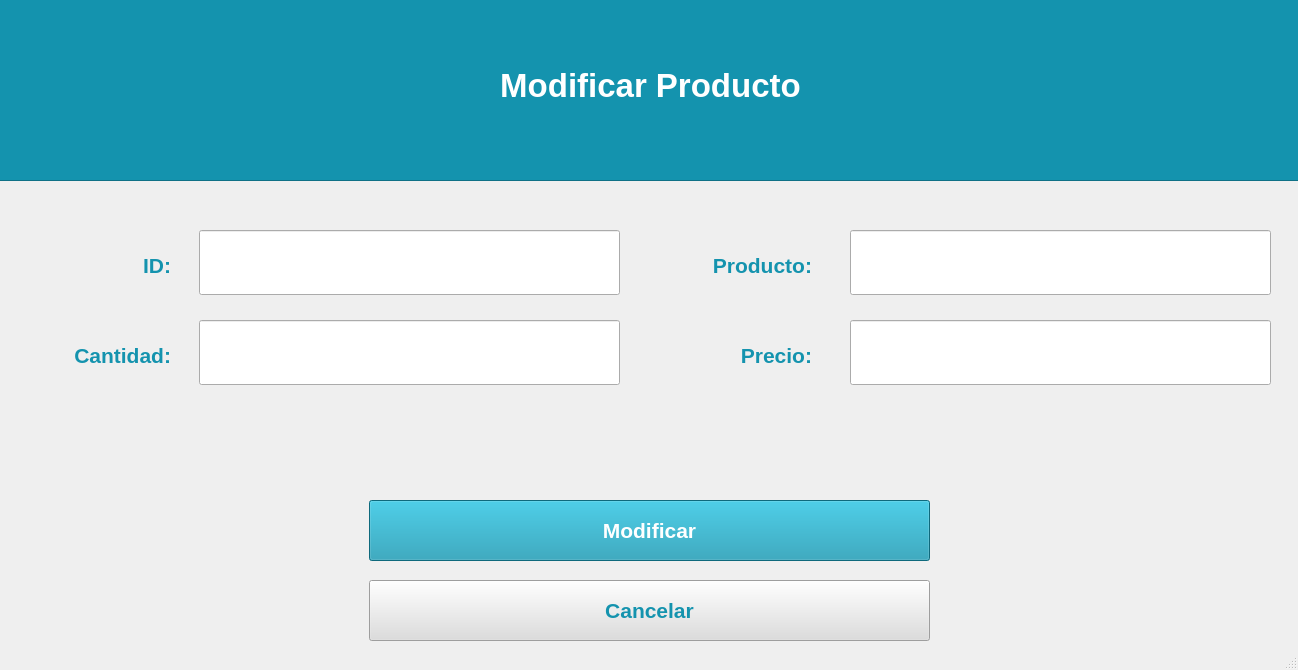
<?xml version="1.0" encoding="UTF-8"?>
<ui version="4.0">
 <class>MainWindow</class>
 <widget class="QMainWindow" name="MainWindow">
  <property name="geometry">
   <rect>
    <x>0</x>
    <y>0</y>
    <width>1298</width>
    <height>670</height>
   </rect>
  </property>
  <property name="minimumSize">
   <size>
    <width>1298</width>
    <height>670</height>
   </size>
  </property>
  <property name="maximumSize">
   <size>
    <width>1298</width>
    <height>670</height>
   </size>
  </property>
  <property name="windowTitle">
   <string>MainWindow</string>
  </property>
  <widget class="QWidget" name="centralwidget">
   <widget class="QPushButton" name="Modificar">
    <property name="geometry">
     <rect>
      <x>369</x>
      <y>500</y>
      <width>561</width>
      <height>61</height>
     </rect>
    </property>
    <property name="palette">
     <palette>
      <active>
       <colorrole role="WindowText">
        <brush brushstyle="SolidPattern">
         <color alpha="255">
          <red>255</red>
          <green>255</green>
          <blue>255</blue>
         </color>
        </brush>
       </colorrole>
       <colorrole role="Button">
        <brush brushstyle="SolidPattern">
         <color alpha="255">
          <red>20</red>
          <green>147</green>
          <blue>174</blue>
         </color>
        </brush>
       </colorrole>
       <colorrole role="ButtonText">
        <brush brushstyle="SolidPattern">
         <color alpha="255">
          <red>255</red>
          <green>255</green>
          <blue>255</blue>
         </color>
        </brush>
       </colorrole>
       <colorrole role="Base">
        <brush brushstyle="SolidPattern">
         <color alpha="255">
          <red>20</red>
          <green>147</green>
          <blue>174</blue>
         </color>
        </brush>
       </colorrole>
       <colorrole role="Window">
        <brush brushstyle="SolidPattern">
         <color alpha="255">
          <red>20</red>
          <green>147</green>
          <blue>174</blue>
         </color>
        </brush>
       </colorrole>
      </active>
      <inactive>
       <colorrole role="WindowText">
        <brush brushstyle="SolidPattern">
         <color alpha="255">
          <red>255</red>
          <green>255</green>
          <blue>255</blue>
         </color>
        </brush>
       </colorrole>
       <colorrole role="Button">
        <brush brushstyle="SolidPattern">
         <color alpha="255">
          <red>20</red>
          <green>147</green>
          <blue>174</blue>
         </color>
        </brush>
       </colorrole>
       <colorrole role="ButtonText">
        <brush brushstyle="SolidPattern">
         <color alpha="255">
          <red>255</red>
          <green>255</green>
          <blue>255</blue>
         </color>
        </brush>
       </colorrole>
       <colorrole role="Base">
        <brush brushstyle="SolidPattern">
         <color alpha="255">
          <red>20</red>
          <green>147</green>
          <blue>174</blue>
         </color>
        </brush>
       </colorrole>
       <colorrole role="Window">
        <brush brushstyle="SolidPattern">
         <color alpha="255">
          <red>20</red>
          <green>147</green>
          <blue>174</blue>
         </color>
        </brush>
       </colorrole>
      </inactive>
      <disabled>
       <colorrole role="WindowText">
        <brush brushstyle="SolidPattern">
         <color alpha="255">
          <red>120</red>
          <green>120</green>
          <blue>120</blue>
         </color>
        </brush>
       </colorrole>
       <colorrole role="Button">
        <brush brushstyle="SolidPattern">
         <color alpha="255">
          <red>20</red>
          <green>147</green>
          <blue>174</blue>
         </color>
        </brush>
       </colorrole>
       <colorrole role="ButtonText">
        <brush brushstyle="SolidPattern">
         <color alpha="255">
          <red>120</red>
          <green>120</green>
          <blue>120</blue>
         </color>
        </brush>
       </colorrole>
       <colorrole role="Base">
        <brush brushstyle="SolidPattern">
         <color alpha="255">
          <red>20</red>
          <green>147</green>
          <blue>174</blue>
         </color>
        </brush>
       </colorrole>
       <colorrole role="Window">
        <brush brushstyle="SolidPattern">
         <color alpha="255">
          <red>20</red>
          <green>147</green>
          <blue>174</blue>
         </color>
        </brush>
       </colorrole>
      </disabled>
     </palette>
    </property>
    <property name="font">
     <font>
      <pointsize>16</pointsize>
      <weight>75</weight>
      <italic>false</italic>
      <bold>true</bold>
      <underline>false</underline>
      <strikeout>false</strikeout>
     </font>
    </property>
    <property name="styleSheet">
     <string notr="true">background-color: rgb(20, 147, 174)</string>
    </property>
    <property name="text">
     <string>Modificar</string>
    </property>
   </widget>
   <widget class="QPushButton" name="Cancelar">
    <property name="geometry">
     <rect>
      <x>369</x>
      <y>580</y>
      <width>561</width>
      <height>61</height>
     </rect>
    </property>
    <property name="palette">
     <palette>
      <active>
       <colorrole role="Button">
        <brush brushstyle="SolidPattern">
         <color alpha="255">
          <red>221</red>
          <green>221</green>
          <blue>221</blue>
         </color>
        </brush>
       </colorrole>
       <colorrole role="ButtonText">
        <brush brushstyle="SolidPattern">
         <color alpha="255">
          <red>20</red>
          <green>147</green>
          <blue>174</blue>
         </color>
        </brush>
       </colorrole>
       <colorrole role="Base">
        <brush brushstyle="SolidPattern">
         <color alpha="255">
          <red>221</red>
          <green>221</green>
          <blue>221</blue>
         </color>
        </brush>
       </colorrole>
       <colorrole role="Window">
        <brush brushstyle="SolidPattern">
         <color alpha="255">
          <red>221</red>
          <green>221</green>
          <blue>221</blue>
         </color>
        </brush>
       </colorrole>
      </active>
      <inactive>
       <colorrole role="Button">
        <brush brushstyle="SolidPattern">
         <color alpha="255">
          <red>221</red>
          <green>221</green>
          <blue>221</blue>
         </color>
        </brush>
       </colorrole>
       <colorrole role="ButtonText">
        <brush brushstyle="SolidPattern">
         <color alpha="255">
          <red>20</red>
          <green>147</green>
          <blue>174</blue>
         </color>
        </brush>
       </colorrole>
       <colorrole role="Base">
        <brush brushstyle="SolidPattern">
         <color alpha="255">
          <red>221</red>
          <green>221</green>
          <blue>221</blue>
         </color>
        </brush>
       </colorrole>
       <colorrole role="Window">
        <brush brushstyle="SolidPattern">
         <color alpha="255">
          <red>221</red>
          <green>221</green>
          <blue>221</blue>
         </color>
        </brush>
       </colorrole>
      </inactive>
      <disabled>
       <colorrole role="Button">
        <brush brushstyle="SolidPattern">
         <color alpha="255">
          <red>221</red>
          <green>221</green>
          <blue>221</blue>
         </color>
        </brush>
       </colorrole>
       <colorrole role="ButtonText">
        <brush brushstyle="SolidPattern">
         <color alpha="255">
          <red>120</red>
          <green>120</green>
          <blue>120</blue>
         </color>
        </brush>
       </colorrole>
       <colorrole role="Base">
        <brush brushstyle="SolidPattern">
         <color alpha="255">
          <red>221</red>
          <green>221</green>
          <blue>221</blue>
         </color>
        </brush>
       </colorrole>
       <colorrole role="Window">
        <brush brushstyle="SolidPattern">
         <color alpha="255">
          <red>221</red>
          <green>221</green>
          <blue>221</blue>
         </color>
        </brush>
       </colorrole>
      </disabled>
     </palette>
    </property>
    <property name="font">
     <font>
      <pointsize>16</pointsize>
      <weight>75</weight>
      <bold>true</bold>
     </font>
    </property>
    <property name="styleSheet">
     <string notr="true">background-color: rgb(221, 221, 221);</string>
    </property>
    <property name="text">
     <string>Cancelar</string>
    </property>
   </widget>
   <widget class="QLabel" name="label_2">
    <property name="geometry">
     <rect>
      <x>0</x>
      <y>225</y>
      <width>171</width>
      <height>81</height>
     </rect>
    </property>
    <property name="palette">
     <palette>
      <active>
       <colorrole role="WindowText">
        <brush brushstyle="SolidPattern">
         <color alpha="255">
          <red>20</red>
          <green>147</green>
          <blue>174</blue>
         </color>
        </brush>
       </colorrole>
      </active>
      <inactive>
       <colorrole role="WindowText">
        <brush brushstyle="SolidPattern">
         <color alpha="255">
          <red>20</red>
          <green>147</green>
          <blue>174</blue>
         </color>
        </brush>
       </colorrole>
      </inactive>
      <disabled>
       <colorrole role="WindowText">
        <brush brushstyle="SolidPattern">
         <color alpha="255">
          <red>120</red>
          <green>120</green>
          <blue>120</blue>
         </color>
        </brush>
       </colorrole>
      </disabled>
     </palette>
    </property>
    <property name="font">
     <font>
      <pointsize>16</pointsize>
      <weight>75</weight>
      <bold>true</bold>
     </font>
    </property>
    <property name="text">
     <string>ID:</string>
    </property>
    <property name="alignment">
     <set>Qt::AlignRight|Qt::AlignTrailing|Qt::AlignVCenter</set>
    </property>
   </widget>
   <widget class="QLabel" name="label_3">
    <property name="geometry">
     <rect>
      <x>641</x>
      <y>225</y>
      <width>171</width>
      <height>81</height>
     </rect>
    </property>
    <property name="palette">
     <palette>
      <active>
       <colorrole role="WindowText">
        <brush brushstyle="SolidPattern">
         <color alpha="255">
          <red>20</red>
          <green>147</green>
          <blue>174</blue>
         </color>
        </brush>
       </colorrole>
      </active>
      <inactive>
       <colorrole role="WindowText">
        <brush brushstyle="SolidPattern">
         <color alpha="255">
          <red>20</red>
          <green>147</green>
          <blue>174</blue>
         </color>
        </brush>
       </colorrole>
      </inactive>
      <disabled>
       <colorrole role="WindowText">
        <brush brushstyle="SolidPattern">
         <color alpha="255">
          <red>120</red>
          <green>120</green>
          <blue>120</blue>
         </color>
        </brush>
       </colorrole>
      </disabled>
     </palette>
    </property>
    <property name="font">
     <font>
      <pointsize>16</pointsize>
      <weight>75</weight>
      <bold>true</bold>
     </font>
    </property>
    <property name="text">
     <string>Producto:</string>
    </property>
    <property name="alignment">
     <set>Qt::AlignRight|Qt::AlignTrailing|Qt::AlignVCenter</set>
    </property>
   </widget>
   <widget class="QFrame" name="frame">
    <property name="geometry">
     <rect>
      <x>-130</x>
      <y>-20</y>
      <width>1621</width>
      <height>201</height>
     </rect>
    </property>
    <property name="styleSheet">
     <string notr="true">background-color: rgb(20, 147, 174);</string>
    </property>
    <property name="frameShape">
     <enum>QFrame::StyledPanel</enum>
    </property>
    <property name="frameShadow">
     <enum>QFrame::Raised</enum>
    </property>
    <widget class="QLabel" name="label_15">
     <property name="geometry">
      <rect>
       <x>505</x>
       <y>70</y>
       <width>551</width>
       <height>71</height>
      </rect>
     </property>
     <property name="palette">
      <palette>
       <active>
        <colorrole role="WindowText">
         <brush brushstyle="SolidPattern">
          <color alpha="255">
           <red>255</red>
           <green>255</green>
           <blue>255</blue>
          </color>
         </brush>
        </colorrole>
        <colorrole role="Button">
         <brush brushstyle="SolidPattern">
          <color alpha="255">
           <red>20</red>
           <green>147</green>
           <blue>174</blue>
          </color>
         </brush>
        </colorrole>
        <colorrole role="Base">
         <brush brushstyle="SolidPattern">
          <color alpha="255">
           <red>20</red>
           <green>147</green>
           <blue>174</blue>
          </color>
         </brush>
        </colorrole>
        <colorrole role="Window">
         <brush brushstyle="SolidPattern">
          <color alpha="255">
           <red>20</red>
           <green>147</green>
           <blue>174</blue>
          </color>
         </brush>
        </colorrole>
       </active>
       <inactive>
        <colorrole role="WindowText">
         <brush brushstyle="SolidPattern">
          <color alpha="255">
           <red>255</red>
           <green>255</green>
           <blue>255</blue>
          </color>
         </brush>
        </colorrole>
        <colorrole role="Button">
         <brush brushstyle="SolidPattern">
          <color alpha="255">
           <red>20</red>
           <green>147</green>
           <blue>174</blue>
          </color>
         </brush>
        </colorrole>
        <colorrole role="Base">
         <brush brushstyle="SolidPattern">
          <color alpha="255">
           <red>20</red>
           <green>147</green>
           <blue>174</blue>
          </color>
         </brush>
        </colorrole>
        <colorrole role="Window">
         <brush brushstyle="SolidPattern">
          <color alpha="255">
           <red>20</red>
           <green>147</green>
           <blue>174</blue>
          </color>
         </brush>
        </colorrole>
       </inactive>
       <disabled>
        <colorrole role="WindowText">
         <brush brushstyle="SolidPattern">
          <color alpha="255">
           <red>120</red>
           <green>120</green>
           <blue>120</blue>
          </color>
         </brush>
        </colorrole>
        <colorrole role="Button">
         <brush brushstyle="SolidPattern">
          <color alpha="255">
           <red>20</red>
           <green>147</green>
           <blue>174</blue>
          </color>
         </brush>
        </colorrole>
        <colorrole role="Base">
         <brush brushstyle="SolidPattern">
          <color alpha="255">
           <red>20</red>
           <green>147</green>
           <blue>174</blue>
          </color>
         </brush>
        </colorrole>
        <colorrole role="Window">
         <brush brushstyle="SolidPattern">
          <color alpha="255">
           <red>20</red>
           <green>147</green>
           <blue>174</blue>
          </color>
         </brush>
        </colorrole>
       </disabled>
      </palette>
     </property>
     <property name="font">
      <font>
       <pointsize>25</pointsize>
       <weight>75</weight>
       <bold>true</bold>
       <stylestrategy>PreferDefault</stylestrategy>
      </font>
     </property>
     <property name="layoutDirection">
      <enum>Qt::LeftToRight</enum>
     </property>
     <property name="text">
      <string>Modificar Producto</string>
     </property>
     <property name="alignment">
      <set>Qt::AlignCenter</set>
     </property>
    </widget>
   </widget>
   <widget class="QFrame" name="frame_2">
    <property name="geometry">
     <rect>
      <x>629</x>
      <y>540</y>
      <width>1</width>
      <height>1</height>
     </rect>
    </property>
    <property name="frameShape">
     <enum>QFrame::StyledPanel</enum>
    </property>
    <property name="frameShadow">
     <enum>QFrame::Raised</enum>
    </property>
   </widget>
   <widget class="QLineEdit" name="lineEdit">
    <property name="geometry">
     <rect>
      <x>199</x>
      <y>230</y>
      <width>421</width>
      <height>65</height>
     </rect>
    </property>
    <property name="font">
     <font>
      <pointsize>14</pointsize>
     </font>
    </property>
   </widget>
   <widget class="QLineEdit" name="lineEdit_2">
    <property name="geometry">
     <rect>
      <x>850</x>
      <y>230</y>
      <width>421</width>
      <height>65</height>
     </rect>
    </property>
   </widget>
   <widget class="QLabel" name="label_4">
    <property name="geometry">
     <rect>
      <x>641</x>
      <y>315</y>
      <width>171</width>
      <height>81</height>
     </rect>
    </property>
    <property name="palette">
     <palette>
      <active>
       <colorrole role="WindowText">
        <brush brushstyle="SolidPattern">
         <color alpha="255">
          <red>20</red>
          <green>147</green>
          <blue>174</blue>
         </color>
        </brush>
       </colorrole>
      </active>
      <inactive>
       <colorrole role="WindowText">
        <brush brushstyle="SolidPattern">
         <color alpha="255">
          <red>20</red>
          <green>147</green>
          <blue>174</blue>
         </color>
        </brush>
       </colorrole>
      </inactive>
      <disabled>
       <colorrole role="WindowText">
        <brush brushstyle="SolidPattern">
         <color alpha="255">
          <red>120</red>
          <green>120</green>
          <blue>120</blue>
         </color>
        </brush>
       </colorrole>
      </disabled>
     </palette>
    </property>
    <property name="font">
     <font>
      <pointsize>16</pointsize>
      <weight>75</weight>
      <bold>true</bold>
     </font>
    </property>
    <property name="text">
     <string>Precio:</string>
    </property>
    <property name="alignment">
     <set>Qt::AlignRight|Qt::AlignTrailing|Qt::AlignVCenter</set>
    </property>
   </widget>
   <widget class="QLabel" name="label_5">
    <property name="geometry">
     <rect>
      <x>0</x>
      <y>315</y>
      <width>171</width>
      <height>81</height>
     </rect>
    </property>
    <property name="palette">
     <palette>
      <active>
       <colorrole role="WindowText">
        <brush brushstyle="SolidPattern">
         <color alpha="255">
          <red>20</red>
          <green>147</green>
          <blue>174</blue>
         </color>
        </brush>
       </colorrole>
      </active>
      <inactive>
       <colorrole role="WindowText">
        <brush brushstyle="SolidPattern">
         <color alpha="255">
          <red>20</red>
          <green>147</green>
          <blue>174</blue>
         </color>
        </brush>
       </colorrole>
      </inactive>
      <disabled>
       <colorrole role="WindowText">
        <brush brushstyle="SolidPattern">
         <color alpha="255">
          <red>120</red>
          <green>120</green>
          <blue>120</blue>
         </color>
        </brush>
       </colorrole>
      </disabled>
     </palette>
    </property>
    <property name="font">
     <font>
      <pointsize>16</pointsize>
      <weight>75</weight>
      <bold>true</bold>
     </font>
    </property>
    <property name="text">
     <string>Cantidad:</string>
    </property>
    <property name="alignment">
     <set>Qt::AlignRight|Qt::AlignTrailing|Qt::AlignVCenter</set>
    </property>
   </widget>
   <widget class="QLineEdit" name="lineEdit_3">
    <property name="geometry">
     <rect>
      <x>199</x>
      <y>320</y>
      <width>421</width>
      <height>65</height>
     </rect>
    </property>
    <property name="font">
     <font>
      <pointsize>14</pointsize>
     </font>
    </property>
   </widget>
   <widget class="QLineEdit" name="lineEdit_4">
    <property name="geometry">
     <rect>
      <x>850</x>
      <y>320</y>
      <width>421</width>
      <height>65</height>
     </rect>
    </property>
   </widget>
  </widget>
  <widget class="QStatusBar" name="statusbar"/>
 </widget>
 <resources/>
 <connections/>
</ui>
